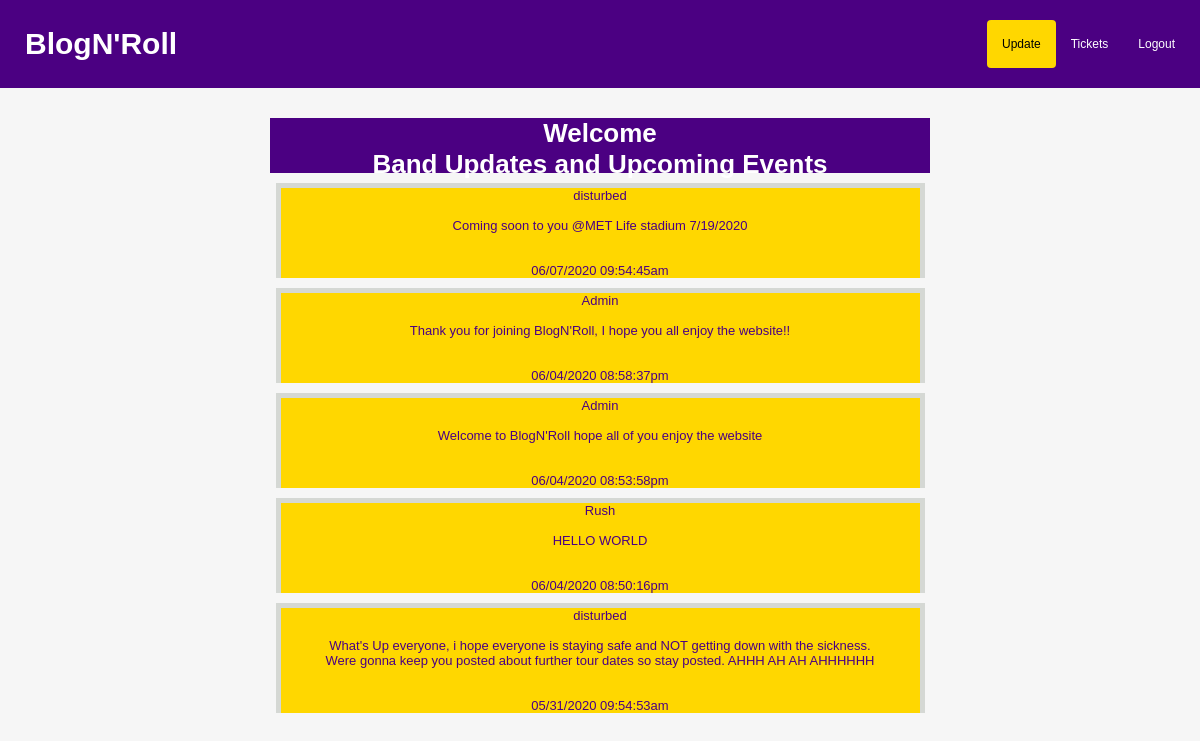
The app's page /home.php (signed in) with its own data.
### tables this page shows
CREATE TABLE `news` (
  `messageID` int(15) NOT NULL,
  `message` varchar(255) NOT NULL,
  `MesTime` varchar(10) NOT NULL,
  `MesDate` varchar(10) NOT NULL,
  `band` varchar(20) NOT NULL
);

### included.php (called while the page is built, shortened)
<?php
	include 'database/connection.php';
	include 'classes/users.php';
	global $pdo;
	$userClass = new User ($pdo);
?>

### users.php (called while the page is built, shortened)
<?php
class User{
	protected $pdo;
 	public function __construct($pdo){
	    $this->pdo = $pdo;
	}
	public function getNews(){
		$stmt=$this->pdo->prepare("SELECT message, MesTime, MesDate, band FROM news ORDER BY messageID DESC");
		$stmt->execute();
		$results=$stmt->fetchAll(PDO::FETCH_ASSOC);
		return $results;
	}
}
?>

### home.php (the view, shortened to what this page needs)
<?php
	include 'included.php';
?>
<!DOCTYPE HTML>
 <html>
	<head>
		  <link rel="stylesheet" href="https://cdnjs.cloudflare.com/ajax/libs/font-awesome/4.6.3/css/font-awesome.css"/>
   		   <link rel="stylesheet" href="starterPageDesign.css"/>
		 <link rel="stylesheet" href="BRdesign.css"/>
	</head>
<body>
		<div class="wrapper">
			<div class="header">
				<a href="#default" class="logo">BlogN'Roll</a>
 				 <div class="header-right">
 				 	<?php if($_SESSION['userType']=="Admin"){ ?>
					<a class="active" href="adminPage.php">Update</a>
				<?php }
				else if($_SESSION['userType']=="Band"){ ?>
					<a class="active" href="bandUpdate.php">Post</a>
				<?php } ?>
    				<a href="ticketPage.php">Tickets</a>
   					 <a href="logout.php">Logout</a>
  				</div>
			</div>
		<div class="center">
			<div class="in-center-wrap">
				<br><br>
				<?php
					$news=$userClass->getNews();
					if($_SESSION['userType']=="Admin"){
						$name=$adminClass->adminName($user_id);
					}
					echo "<p> Welcome ".$name."<br> Band Updates and Upcoming Events<br></p>";
					foreach($news as $row){
						echo " <div class='view-tweets'><a>
				 	<div class='all-tweet'>
				 		<div class= 't-show-wrap'>
				 			<div class='t-show-head'>
				 				<div class='t-head-content'><a>".$row['band']."</a></div>
									<div class='t-show-body'>
										<div class='t-s-b-inner-in'>
											<div class='t-s-b-inner'>
												<div class ='t-show-banner-inner'>
													<a>".$row['message']."</a>
												</div>
											</div>
										</div>
									</div> <br>
									<div class ='t-show-footer'>
										<div class='t-s-right'>
											<ul>
												<li>
													<a>".$row['MesDate']." ".$row['MesTime']."</a>
												</li>
											<ul>
										</div>
									</div>
			 				    </div>
			 				</div>
			 			</div>
			 		</a></div> ";
 				}
 				?>
 			</div>
		</div>
</div>
</body>
</html>

### starterPageDesign.css (style rules this page uses)
* { margin: 0px auto; padding: 0px; font-family: Helvetica; }
body { font-family: Helvetica; font-size: 13px; background: #f6f6f6; }
ul { list-style:none; }
.wrapper { width:100%; }

### BRDesign.css (style rules this page uses)
* { box-sizing: border-box; }
body { margin: 0; font-family: Arial, Helvetica, sans-serif; }
.header { overflow: hidden; background-color: #4B0082; padding: 20px 10px; }
.header a { float: left; color: white; text-align: center; padding: 15px; text-decoration: none; font-size: 12px; line-height: 18px; border-radius: 4px; }
.header a.logo { font-size: 30px; font-weight: bold; color:white; }
.header a.active { background-color: #FFD700; color: black; }
.header-right { float: right; }

### home.php (style rules this page uses)
.view-tweets { text-align: center; margin: 10px; }
.view-tweets a { text-decoration: none; color: #4B0082 ; }
.all-tweet { border: 5px solid #d5d8d4; border-bottom: none; width: 55%; }
.t-show-wrap { background:#FFD700; width: 100%; max-height: 550px; overflow: hidden; cursor: pointer; }
.t-show-head { width:100%; }
.t-show-body { max-height: 550px; overflow: hidden; }
.t-s-b-inner-in { padding: 10px 0px; overflow: hidden; }
.t-s-b-inner { width: 100%; overflow: hidden; float: right; }
.t-show-banner-inner { width: 88%; font-size: 13px; color: #d5d8d4; padding: 5px 0px; }
.t-show-footer { width: 100%; float: left; overflow: hidden; }
p { text-align:center; background-color:#4B0082; color:white; font-weight:bold; font-size:26px; width:55%; height:55px; }

### records on screen
news: band "disturbed", message "Coming soon to you @MET Life stadium 7/19/2020", MesDate "06/07/2020", MesTime "09:54:45am"
news: band "Admin", message "Thank you for joining BlogN'Roll, I hope you all enjoy the website!!", MesDate "06/04/2020", MesTime "08:58:37pm"
news: band "Admin", message "Welcome to BlogN'Roll hope all of you enjoy the website", MesDate "06/04/2020", MesTime "08:53:58pm"
news: band "Rush", message "HELLO WORLD", MesDate "06/04/2020", MesTime "08:50:16pm"
news: band "disturbed", message "What's Up everyone, i hope everyone is staying safe and NOT getting down with the sickness. Were gonna keep you posted about further tour dates so stay posted. AHHH AH AH AHHHHHH", MesDate "05/31/2020", MesTime "09:54:53am"
